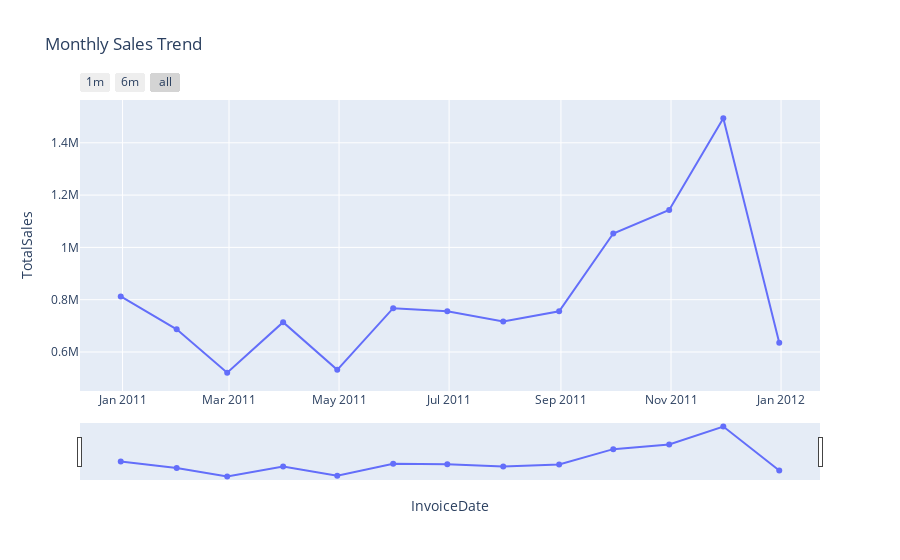

Notebook code for this chart:
### Markdown cell above
**📌 Yearly Trend:**
  - Sales grow dramatically from **December 2010 (812k)** to **December 2011 (9.77M)**.  
  - *Note:* Since 2010 data only covers December, a monthly breakdown is necessary.
    
In order to understand trends, we should compare month-to-month growth within 2011.

### Code cell
# Analyze Monthly Sales Trend
monthly_sales = clean_data['TotalSales'].resample('M').sum().asfreq('M', fill_value=0).reset_index()
print("\nMonthly Sales Trend (first few records):")
print(monthly_sales.head())

fig_monthly_sales = px.line(monthly_sales, x='InvoiceDate', y='TotalSales',
                            title='Monthly Sales Trend', markers=True)
fig_monthly_sales.update_layout(
    xaxis=dict(
        rangeselector=dict(
            buttons=list([
                dict(count=1, label="1m", step="month", stepmode="backward"),
                dict(count=6, label="6m", step="month", stepmode="backward"),
                dict(step="all")
            ])
        ),
        rangeslider=dict(visible=True),
        type="date"
    )
)
fig_monthly_sales.show()

### Figure 1 — Plotly figure (JSON) as saved in the notebook; plotly's stock layout.template omitted (floating-point values rounded to 4 significant figures)
{"data": [{"hovertemplate": "InvoiceDate=%{x}<br>TotalSales=%{y}<extra></extra>", "legendgroup": "", "line": {"color": "#636efa", "dash": "solid"}, "marker": {"symbol": "circle"}, "mode": "lines+markers", "name": "", "orientation": "v", "showlegend": false, "type": "scatter", "x": ["2010-12-31T00:00:00", "2011-01-31T00:00:00", "2011-02-28T00:00:00", "2011-03-31T00:00:00", "2011-04-30T00:00:00", "2011-05-31T00:00:00", "2011-06-30T00:00:00", "2011-07-31T00:00:00", "2011-08-31T00:00:00", "2011-09-30T00:00:00", "2011-10-31T00:00:00", "2011-11-30T00:00:00", "2011-12-31T00:00:00"], "xaxis": "x", "y": [812300.0, 686700.0, 520700.0, 713800.0, 531800.0, 767500.0, 756000.0, 716800.0, 755800.0, 1053000.0, 1143000.0, 1494000.0, 635300.0], "yaxis": "y"}], "layout": {"autosize": true, "legend": {"tracegroupgap": 0}, "title": {"text": "Monthly Sales Trend"}, "xaxis": {"anchor": "y", "autorange": true, "domain": [0, 1], "range": ["2010-12-08 02:19:34.521", "2012-01-22 21:40:25.479"], "rangeselector": {"buttons": [{"count": 1, "label": "1m", "step": "month", "stepmode": "backward"}, {"count": 6, "label": "6m", "step": "month", "stepmode": "backward"}, {"step": "all"}]}, "rangeslider": {"autorange": true, "range": ["2010-12-08 02:19:34.521", "2012-01-22 21:40:25.479"], "visible": true, "yaxis": {"_template": null, "rangemode": "match"}}, "title": {"text": "InvoiceDate"}, "type": "date"}, "yaxis": {"anchor": "x", "autorange": true, "domain": [0, 1], "range": [427100.0, 1587000.0], "title": {"text": "TotalSales"}, "type": "linear"}}}
